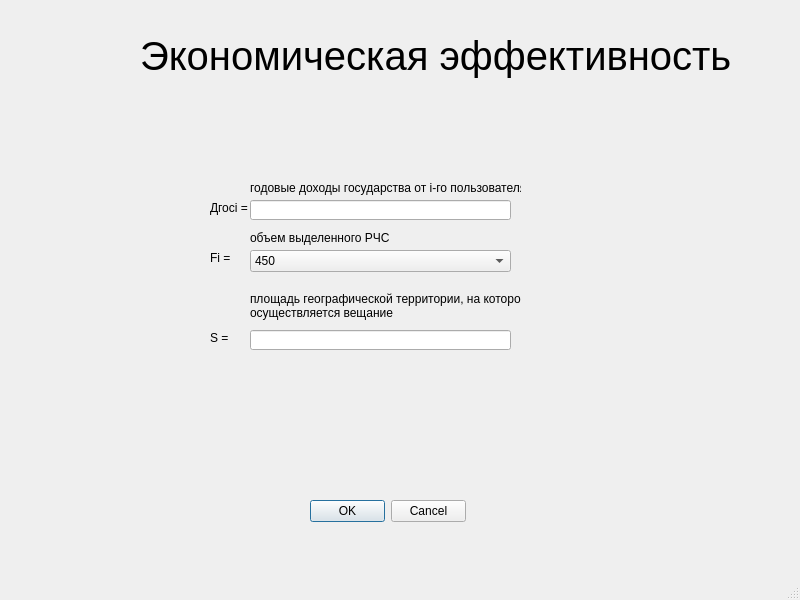
<?xml version="1.0" encoding="UTF-8"?>
<ui version="4.0">
 <class>EconomicEfficiencyWindow</class>
 <widget class="QMainWindow" name="EconomicEfficiencyWindow">
  <property name="geometry">
   <rect>
    <x>0</x>
    <y>0</y>
    <width>800</width>
    <height>600</height>
   </rect>
  </property>
  <property name="windowTitle">
   <string>Экономическая эффективность</string>
  </property>
  <widget class="QWidget" name="centralwidget">
   <widget class="QLabel" name="label_Technical_efficiency">
    <property name="geometry">
     <rect>
      <x>140</x>
      <y>10</y>
      <width>601</width>
      <height>91</height>
     </rect>
    </property>
    <property name="font">
     <font>
      <pointsize>30</pointsize>
     </font>
    </property>
    <property name="text">
     <string>Экономическая эффективность </string>
    </property>
   </widget>
   <widget class="QLineEdit" name="lineEdit_5">
    <property name="geometry">
     <rect>
      <x>250</x>
      <y>330</y>
      <width>261</width>
      <height>20</height>
     </rect>
    </property>
   </widget>
   <widget class="QLineEdit" name="lineEdit_3">
    <property name="geometry">
     <rect>
      <x>250</x>
      <y>200</y>
      <width>261</width>
      <height>20</height>
     </rect>
    </property>
   </widget>
   <widget class="QLabel" name="label_5">
    <property name="geometry">
     <rect>
      <x>210</x>
      <y>250</y>
      <width>41</width>
      <height>16</height>
     </rect>
    </property>
    <property name="text">
     <string>Fi =</string>
    </property>
   </widget>
   <widget class="QLabel" name="label_8">
    <property name="geometry">
     <rect>
      <x>250</x>
      <y>290</y>
      <width>271</width>
      <height>31</height>
     </rect>
    </property>
    <property name="text">
     <string>площадь географической территории, на которой
осуществляется вещание</string>
    </property>
   </widget>
   <widget class="QLabel" name="label_4">
    <property name="geometry">
     <rect>
      <x>210</x>
      <y>200</y>
      <width>41</width>
      <height>16</height>
     </rect>
    </property>
    <property name="text">
     <string>Дгосi =</string>
    </property>
   </widget>
   <widget class="QLabel" name="label_7">
    <property name="geometry">
     <rect>
      <x>210</x>
      <y>330</y>
      <width>41</width>
      <height>16</height>
     </rect>
    </property>
    <property name="text">
     <string>S =</string>
    </property>
   </widget>
   <widget class="QComboBox" name="comboBox">
    <property name="geometry">
     <rect>
      <x>250</x>
      <y>250</y>
      <width>261</width>
      <height>22</height>
     </rect>
    </property>
    <item>
     <property name="text">
      <string>450</string>
     </property>
    </item>
    <item>
     <property name="text">
      <string>1800</string>
     </property>
    </item>
    <item>
     <property name="text">
      <string>2000</string>
     </property>
    </item>
   </widget>
   <widget class="QLabel" name="label_3">
    <property name="geometry">
     <rect>
      <x>250</x>
      <y>180</y>
      <width>271</width>
      <height>16</height>
     </rect>
    </property>
    <property name="text">
     <string>годовые доходы государства от i-го пользователя</string>
    </property>
   </widget>
   <widget class="QLabel" name="label_6">
    <property name="geometry">
     <rect>
      <x>250</x>
      <y>230</y>
      <width>271</width>
      <height>16</height>
     </rect>
    </property>
    <property name="text">
     <string>объем выделенного РЧС</string>
    </property>
   </widget>
   <widget class="QDialogButtonBox" name="buttonBox">
    <property name="geometry">
     <rect>
      <x>310</x>
      <y>500</y>
      <width>156</width>
      <height>23</height>
     </rect>
    </property>
    <property name="standardButtons">
     <set>QDialogButtonBox::Cancel|QDialogButtonBox::Ok</set>
    </property>
   </widget>
  </widget>
  <widget class="QMenuBar" name="menubar">
   <property name="geometry">
    <rect>
     <x>0</x>
     <y>0</y>
     <width>800</width>
     <height>21</height>
    </rect>
   </property>
  </widget>
  <widget class="QStatusBar" name="statusbar"/>
 </widget>
 <resources/>
 <connections/>
</ui>
